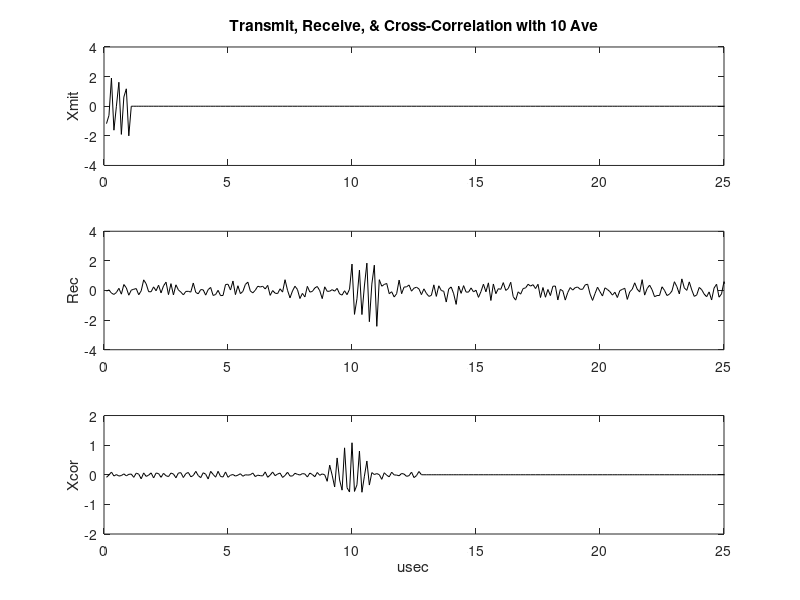
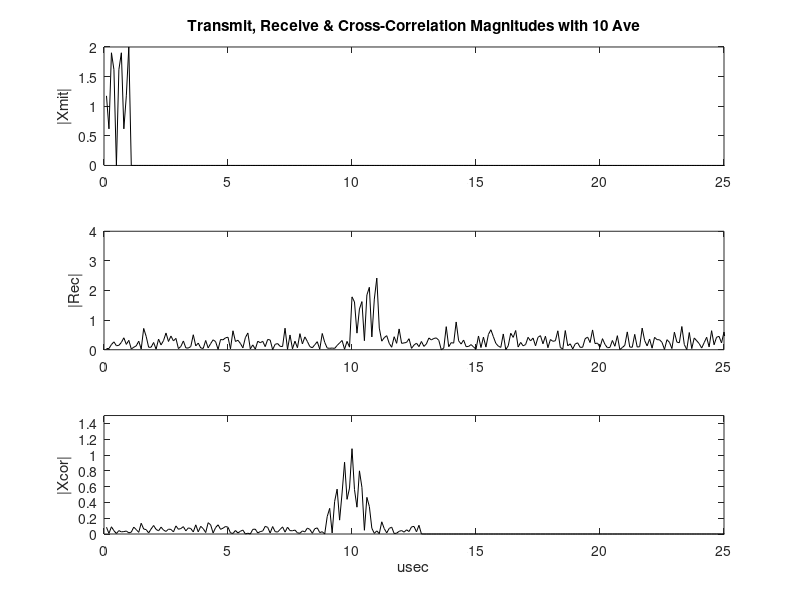

The MATLAB source for these figures, in order:
% detection signals

n=256;
x=randn([1 n]);
y=zeros([1 n]);
xa=zeros([1 n]);
z=zeros([1 n]);

fs=10000000;    % 10 MHz
f0=3500000;
delay=100;      % 10 usec
length=10;
amp=2;
nave=10;

for i=1:length,
	y(i)=amp*cos(2*pi*f0*(i)/fs);
end;

ypow=(y*y.');

for k=1:nave,

	x=randn([1 n]);
	for i=delay:delay+length,
		x(i)=x(i)+amp*cos(2*pi*f0*i/fs);
	end;
	xa=xa+x;

%z=xcorr(y,x,'biased');

	for i=1:n/2,
		for j=1:n/2,
			z(i)=z(i)+y(j)*x(j+i);
		end;
	end;
end;
xa=xa./nave;
z=z./(ypow*nave);

t=1e6.*[1:n]./fs;
figure(1);
subplot(3,1,1), plot(t,y,'k');
ylabel('Xmit');
title(sprintf('Transmit, Receive, & Cross-Correlation with %d Ave',nave));
axis([0 25 -2*amp 2*amp]);
subplot(3,1,2), plot(t,xa,'k');
ylabel('Rec');
axis([0 25 -2*amp 2*amp]);
subplot(3,1,3), plot(t,z,'k');
ylabel('Xcor');
xlabel('usec');
axis([0 25 -2 2]);

figure(2);
subplot(3,1,1), plot(t,sqrt(y.*y),'k');
ylabel('|Xmit|');
title(sprintf('Transmit, Receive & Cross-Correlation Magnitudes with %d Ave',nave));
axis([0 25 0 amp]);
subplot(3,1,2), plot(t,sqrt(xa.*xa),'k');
ylabel('|Rec|');
axis([0 25 0 2*amp]);
subplot(3,1,3), plot(t,sqrt(z.*z),'k');
ylabel('|Xcor|');
xlabel('usec');
axis([0 25 0 1.5]);
